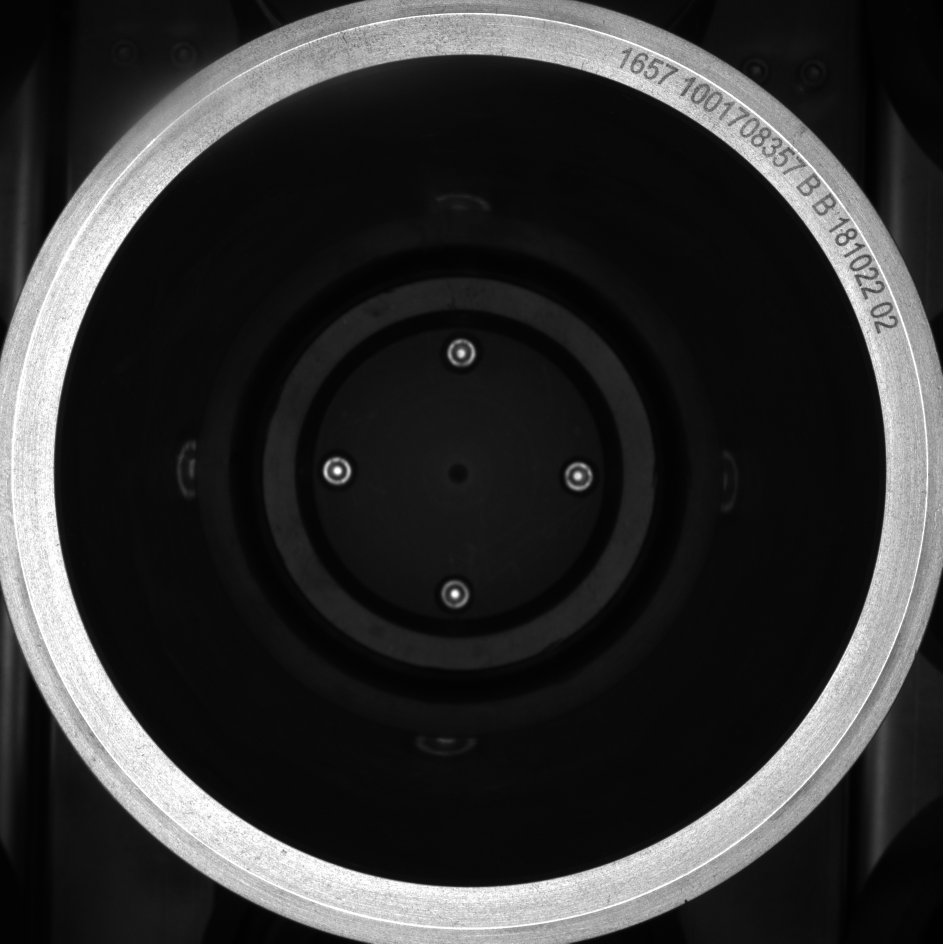
#> input picture src/ch3/imgSave.jpg, 1885 x 1887 px (shown at 1/2 size)
$ python '不同位置展开图片对比.py'
#> lines starting #> are read from the running program, lines starting #| are printed output that depends on the picture
import numpy as np
import math
import cv2
import matplotlib.pyplot as plt
plt.rcParams['font.sans-serif'] = ['SimHei']  # 显示中文标签
#作图
def unfloodImgPlt(imgInfoList):
    plt.figure()
    i=0
    for imginfo in imgInfoList:
        blurName,imgData,dealTime=imginfo
        # imgData = cv2.cvtColor(imgData, cv2.COLOR_GRAY2BGR)
        i=i+1
        plt.subplot(2,1,i)
        plt.imshow(imgData)
        plt.xticks([])
        plt.yticks([])
        tempyime="%0.3f" % dealTime
        plt.title("{0}".format(blurName), fontsize=20)
        # cv2.imshow(blurName,imgData)
    plt.show()

import datetime
# 添加处理时间信息
def dealTime(fun, **kwargs):
    start = datetime.datetime.now()
    imgData = fun(**kwargs)
    end = datetime.datetime.now()
    totalMs = (end - start).total_seconds()
    ret = [imgData, totalMs * 1000]
    return ret

def unFlodImgPro(img,startTheta,endTheta):# 得到圆形区域的中心坐标
    x0 = img.shape[0] // 2
    y0 = img.shape[1] // 2
    unwrapped_height = radius = img.shape[0] // 2  # 展开后的高
    full_width= int(2 * math.pi * radius)   #总长
    unwrapped_width = int(2 * math.pi * radius*(endTheta-startTheta)/(2*math.pi))  # 展开后的宽
    unwrapped_img = np.zeros((unwrapped_height-750, unwrapped_width, 3), dtype="u1")
    except_count = 0
    for j in range(unwrapped_width):
        theta = -2 * math.pi * (j / full_width)+startTheta  # 1. 开始位置
        # theta=theta+0.75*math.pi
        for i in range(unwrapped_height-750):
            unwrapped_radius = radius - i  # 2. don't forget
            x = unwrapped_radius * math.cos(theta) + x0  # 3. "sin" is clockwise but "cos" is anticlockwise
            y = unwrapped_radius * math.sin(theta) + y0
            x, y = int(x), int(y)
            try:
                unwrapped_img[i, j, :] = img[x, y, :]
            except Exception as e:
                except_count = except_count + 1
    print(except_count)
    return unwrapped_img

src=cv2.imread('imgSave.jpg')
#> src is the input picture: shape (1887, 1885, 3); min 0, max 255, mean 49.6
startTheta=0.8*math.pi
endTheta=startTheta+2*math.pi
retimg=dealTime(unFlodImgPro,img=src,startTheta=startTheta,endTheta=endTheta)
#> after the loop in unFlodImgPro, `for j in range(unwrapped_width):`: except_count = 0
#| 0
#> retimg = 2 items
startTheta=1*math.pi
endTheta=startTheta+2*math.pi
retimg1=dealTime(unFlodImgPro,img=src,startTheta=startTheta,endTheta=endTheta)
#| 0
#> retimg1 = 2 items
cv2.namedWindow('unFloadImgPro',cv2.WINDOW_NORMAL)
cv2.imshow('unFloadImgPro',retimg[0])
nameList=['异常切割','正常切割']
imgInfoList=[retimg,retimg1]
fullImgInfoList=[]
#将信息添加到数组里面
for i in range(len(nameList)):
    imgData,time=imgInfoList[i]
    name=nameList[i]
    imgFullInfo=[name,imgData,time]
    fullImgInfoList.append(imgFullInfo)
#> this loop made 2 passes
#> time on passes 1 to 2: 1149.5, 1156
#> after the loop, fullImgInfoList = 2 items

print('时间{0}ms'.format(str(retimg[1])))
#| 时间1149.472ms
unfloodImgPlt(fullImgInfoList)
#> the loop in unfloodImgPlt, `for imginfo in imgInfoList:` made 2 passes
#> (blurName, dealTime, i, tempyime) on passes 1 to 2: ('异常切割', 1149.5, 1, '1149.472'), ('正常切割', 1156, 2, '1156.032')
#> after the loop in unfloodImgPlt, `for imginfo in imgInfoList:`: i = 2
#> in unfloodImgPlt, `plt.show()`:
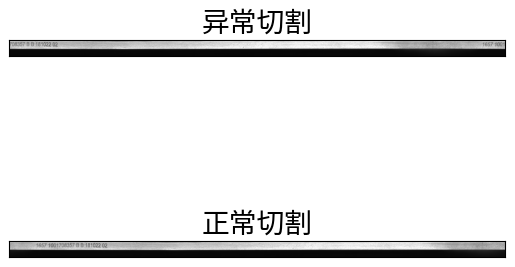
#> figure drawn by matplotlib, 2 panels

cv2.waitKey()
cv2.destroyAllWindows()

$ run again, with src/ch3/09_27_02.jpg copied over src/ch3/imgSave.jpg
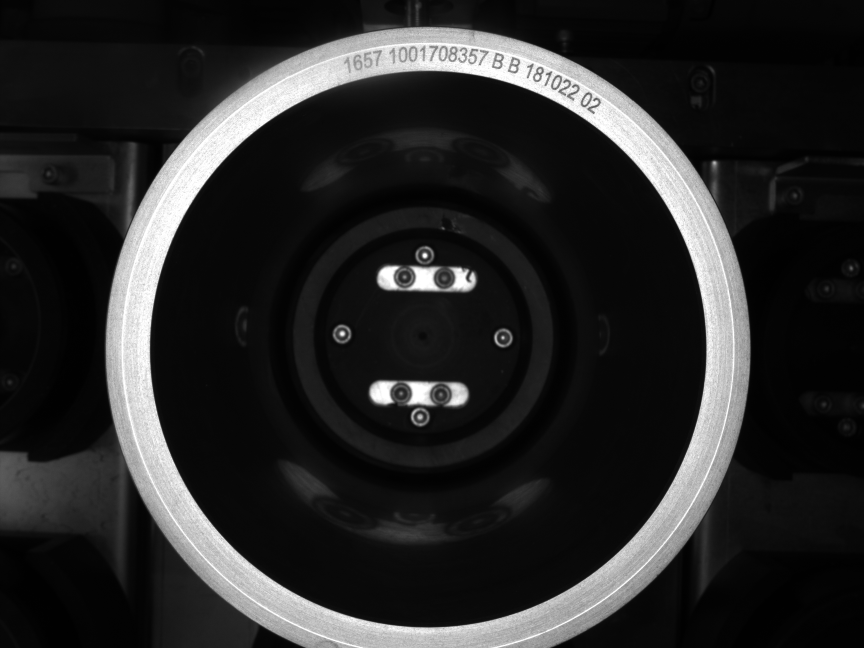
#> input picture src/ch3/09_27_02.jpg, 2592 x 1944 px (shown at 1/3 size)
#> src is the input picture: shape (1944, 2592, 3); min 0, max 255, mean 40.4
#> after the loop in unFlodImgPro, `for j in range(unwrapped_width):`: except_count = 0
#| 0
#> retimg = 2 items
#> after the loop in unFlodImgPro (call 2), `for j in range(unwrapped_width):`:
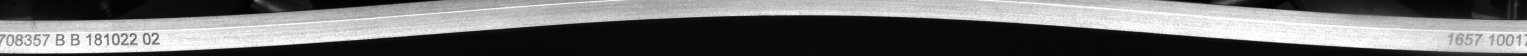
#> unwrapped_img: shape (222, 6107, 3) (shown at 1/4 size); min 0, max 255, mean 110.7
#> after the loop in unFlodImgPro (call 2), `for j in range(unwrapped_width):`: except_count = 0
#| 0
#> retimg1 = 2 items
#> the loop `for i in range(len(nameList)):` made 2 passes
#> time on passes 1 to 2: 1404, 1471.9
#| 时间1404.029ms
#> the loop in unfloodImgPlt, `for imginfo in imgInfoList:` made 2 passes
#> (blurName, dealTime, i, tempyime) on passes 1 to 2: ('异常切割', 1404, 1, '1404.029'), ('正常切割', 1471.9, 2, '1471.873')
#> after the loop in unfloodImgPlt, `for imginfo in imgInfoList:`: i = 2
#> in unfloodImgPlt, `plt.show()`:
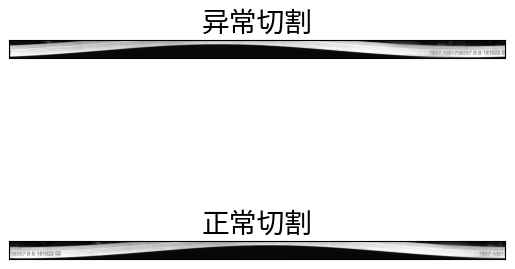
#> figure drawn by matplotlib, 2 panels

$ run again, with src/ch3/09_30_13.jpg copied over src/ch3/imgSave.jpg
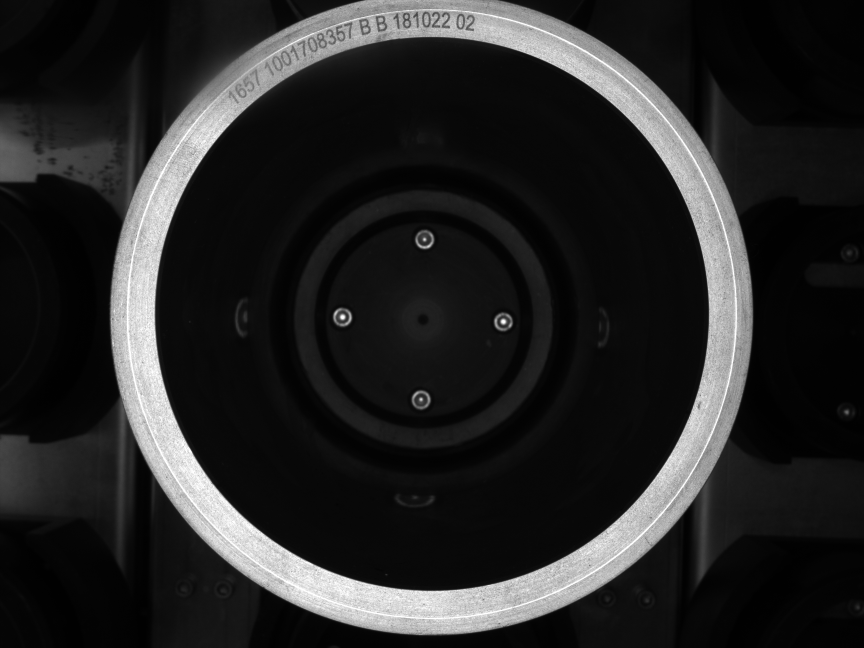
#> input picture src/ch3/09_30_13.jpg, 2592 x 1944 px (shown at 1/3 size)
#> src is the input picture: shape (1944, 2592, 3); min 0, max 255, mean 38.1
#> after the loop in unFlodImgPro, `for j in range(unwrapped_width):`: except_count = 0
#| 0
#> retimg = 2 items
#> after the loop in unFlodImgPro (call 2), `for j in range(unwrapped_width):`:
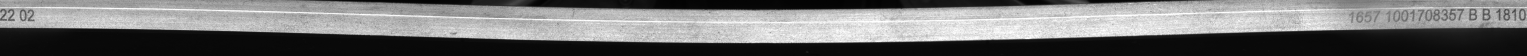
#> unwrapped_img: shape (222, 6107, 3) (shown at 1/4 size); min 1, max 255, mean 114.6
#> after the loop in unFlodImgPro (call 2), `for j in range(unwrapped_width):`: except_count = 0
#| 0
#> retimg1 = 2 items
#> the loop `for i in range(len(nameList)):` made 2 passes
#> time on passes 1 to 2: 1401.6, 1348.3
#| 时间1401.5539999999999ms
#> the loop in unfloodImgPlt, `for imginfo in imgInfoList:` made 2 passes
#> (blurName, dealTime, i, tempyime) on passes 1 to 2: ('异常切割', 1401.6, 1, '1401.554'), ('正常切割', 1348.3, 2, '1348.268')
#> after the loop in unfloodImgPlt, `for imginfo in imgInfoList:`: i = 2
#> in unfloodImgPlt, `plt.show()`:
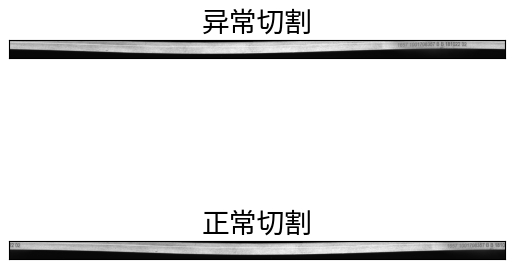
#> figure drawn by matplotlib, 2 panels
